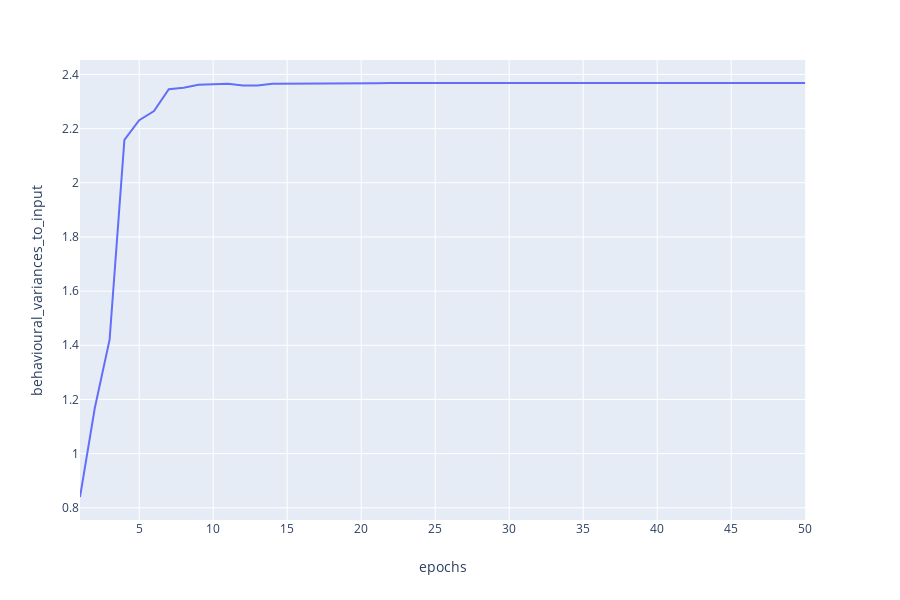

The cell this chart's notebook holds for it:
### Code cell
plot_behavioural_variances_to_input(experiment_name, get_random_input_func)

### Figure 1 — Plotly figure (JSON) as saved in the notebook; plotly's stock layout.template omitted (floating-point values rounded to 4 significant figures)
{"data": [{"hoverlabel": {"namelength": 0}, "hovertemplate": "epochs=%{x}<br>behavioural_variances_to_input=%{y}", "legendgroup": "", "line": {"color": "#636efa", "dash": "solid"}, "mode": "lines", "name": "", "showlegend": false, "type": "scatter", "x": [1, 2, 3, 4, 5, 6, 7, 8, 9, 10, 11, 12, 13, 14, 15, 16, 17, 18, 19, 20, 21, 22, 23, 24, 25, 26, 27, 28, 29, 30, 31, 32, 33, 34, 35, 36, 37, 38, 39, 40, 41, 42, 43, 44, 45, 46, 47, 48, 49, 50], "xaxis": "x", "y": [0.8398, 1.168, 1.421, 2.159, 2.231, 2.265, 2.345, 2.351, 2.362, 2.364, 2.366, 2.359, 2.36, 2.366, 2.366, 2.368, 2.368, 2.368, 2.367, 2.368, 2.368, 2.368, 2.368, 2.368, 2.366, 2.368, 2.368, 2.368, 2.368, 2.368, 2.368, 2.368, 2.368, 2.368, 2.368, 2.368, 2.368, 2.368, 2.368, 2.368, 2.368, 2.368, 2.368, 2.368, 2.368, 2.368, 2.368, 2.368, 2.368, 2.368], "yaxis": "y"}], "layout": {"height": 600, "legend": {"tracegroupgap": 0}, "margin": {"t": 60}, "xaxis": {"anchor": "y", "domain": [0, 0.98], "title": {"text": "epochs"}}, "yaxis": {"anchor": "x", "domain": [0, 1], "title": {"text": "behavioural_variances_to_input"}}}}
